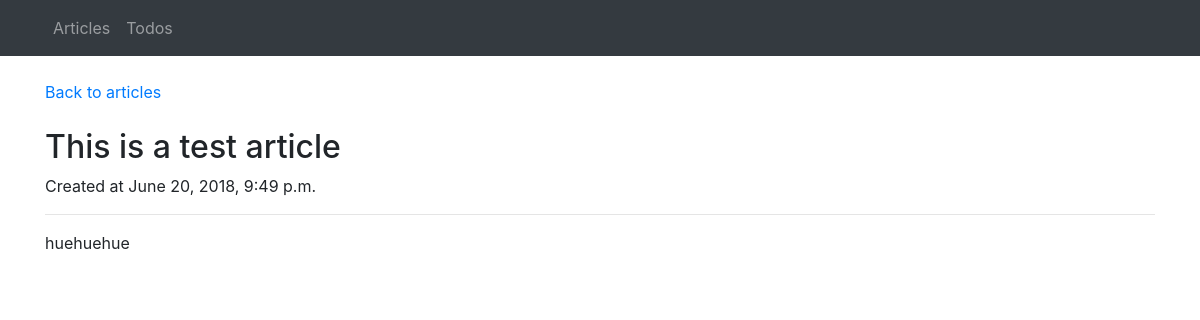
The app's page /article/21/ with its own data.
### app/models.py (models this page shows, shortened)
class Article(models.Model):
    id = models.BigAutoField(primary_key=True)
    name = models.CharField(max_length=50)
    content = models.TextField()
    create_date = models.DateTimeField(default=timezone.now())

### app/views/article_views.py (the view)
# urls.py: path('article/<int:article_id>/', article_views.article_show, name='article-show'),
@require_GET
def article_show(request, article_id):
    article = get_object_or_404(Article, id=article_id)
    return render(request, 'article/show.html', {'article':article})

### app/templates/article/show.html
{% extends "base.html" %}
{% block content %}
  <div class="container">
    <a href="/">Back to articles</a>
    <br><br>
    <h2>{{article.name}}</h2>
    <p>Created at {{article.create_date}}</p>
    <hr>
    <p>{{article.content}}</p>
  </div>
{% endblock content %}

### records on screen
Article: name "This is a test article", create_date "June 20, 2018, 9:49 p.m.", content "huehuehue"
